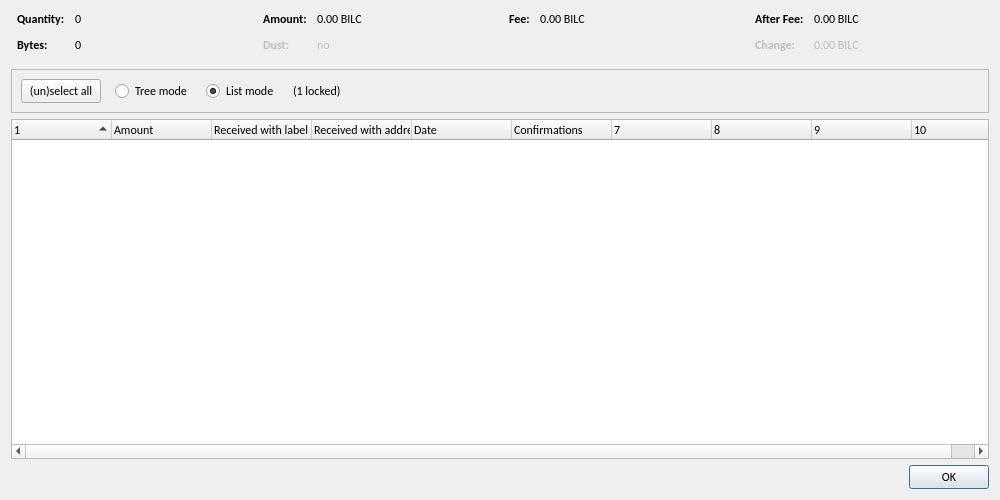
<?xml version="1.0" encoding="UTF-8"?>
<ui version="4.0">
 <class>CoinControlDialog</class>
 <widget class="QDialog" name="CoinControlDialog">
  <property name="geometry">
   <rect>
    <x>0</x>
    <y>0</y>
    <width>1000</width>
    <height>500</height>
   </rect>
  </property>
  <property name="font">
   <font>
    <family>Calibri</family>
   </font>
  </property>
  <property name="windowTitle">
   <string>Coin Selection</string>
  </property>
  <layout class="QVBoxLayout" name="verticalLayout">
   <item>
    <layout class="QHBoxLayout" name="horizontalLayoutTop" stretch="0,0,0,0">
     <property name="topMargin">
      <number>0</number>
     </property>
     <property name="bottomMargin">
      <number>10</number>
     </property>
     <item>
      <layout class="QFormLayout" name="formLayoutCoinControl1">
       <property name="horizontalSpacing">
        <number>10</number>
       </property>
       <property name="verticalSpacing">
        <number>10</number>
       </property>
       <property name="leftMargin">
        <number>6</number>
       </property>
       <property name="rightMargin">
        <number>6</number>
       </property>
       <item row="0" column="0">
        <widget class="QLabel" name="labelCoinControlQuantityText">
         <property name="font">
          <font>
           <family>Calibri</family>
           <weight>75</weight>
           <bold>true</bold>
          </font>
         </property>
         <property name="text">
          <string>Quantity:</string>
         </property>
        </widget>
       </item>
       <item row="0" column="1">
        <widget class="QLabel" name="labelCoinControlQuantity">
         <property name="cursor">
          <cursorShape>IBeamCursor</cursorShape>
         </property>
         <property name="contextMenuPolicy">
          <enum>Qt::ActionsContextMenu</enum>
         </property>
         <property name="text">
          <string notr="true">0</string>
         </property>
         <property name="textInteractionFlags">
          <set>Qt::LinksAccessibleByMouse|Qt::TextSelectableByKeyboard|Qt::TextSelectableByMouse</set>
         </property>
        </widget>
       </item>
       <item row="1" column="0">
        <widget class="QLabel" name="labelCoinControlBytesText">
         <property name="font">
          <font>
           <family>Calibri</family>
           <weight>75</weight>
           <bold>true</bold>
          </font>
         </property>
         <property name="text">
          <string>Bytes:</string>
         </property>
        </widget>
       </item>
       <item row="1" column="1">
        <widget class="QLabel" name="labelCoinControlBytes">
         <property name="cursor">
          <cursorShape>IBeamCursor</cursorShape>
         </property>
         <property name="contextMenuPolicy">
          <enum>Qt::ActionsContextMenu</enum>
         </property>
         <property name="text">
          <string notr="true">0</string>
         </property>
         <property name="textInteractionFlags">
          <set>Qt::LinksAccessibleByMouse|Qt::TextSelectableByKeyboard|Qt::TextSelectableByMouse</set>
         </property>
        </widget>
       </item>
      </layout>
     </item>
     <item>
      <layout class="QFormLayout" name="formLayoutCoinControl2">
       <property name="horizontalSpacing">
        <number>10</number>
       </property>
       <property name="verticalSpacing">
        <number>10</number>
       </property>
       <property name="leftMargin">
        <number>6</number>
       </property>
       <property name="rightMargin">
        <number>6</number>
       </property>
       <item row="0" column="0">
        <widget class="QLabel" name="labelCoinControlAmountText">
         <property name="font">
          <font>
           <family>Calibri</family>
           <weight>75</weight>
           <bold>true</bold>
          </font>
         </property>
         <property name="text">
          <string>Amount:</string>
         </property>
        </widget>
       </item>
       <item row="0" column="1">
        <widget class="QLabel" name="labelCoinControlAmount">
         <property name="cursor">
          <cursorShape>IBeamCursor</cursorShape>
         </property>
         <property name="contextMenuPolicy">
          <enum>Qt::ActionsContextMenu</enum>
         </property>
         <property name="text">
          <string notr="true">0.00 BILC</string>
         </property>
         <property name="textInteractionFlags">
          <set>Qt::LinksAccessibleByMouse|Qt::TextSelectableByKeyboard|Qt::TextSelectableByMouse</set>
         </property>
        </widget>
       </item>
       <item row="1" column="0">
        <widget class="QLabel" name="labelCoinControlLowOutputText">
         <property name="enabled">
          <bool>false</bool>
         </property>
         <property name="font">
          <font>
           <family>Calibri</family>
           <weight>75</weight>
           <bold>true</bold>
          </font>
         </property>
         <property name="text">
          <string>Dust:</string>
         </property>
        </widget>
       </item>
       <item row="1" column="1">
        <widget class="QLabel" name="labelCoinControlLowOutput">
         <property name="enabled">
          <bool>false</bool>
         </property>
         <property name="cursor">
          <cursorShape>IBeamCursor</cursorShape>
         </property>
         <property name="contextMenuPolicy">
          <enum>Qt::ActionsContextMenu</enum>
         </property>
         <property name="text">
          <string notr="true">no</string>
         </property>
         <property name="textInteractionFlags">
          <set>Qt::LinksAccessibleByMouse|Qt::TextSelectableByKeyboard|Qt::TextSelectableByMouse</set>
         </property>
        </widget>
       </item>
      </layout>
     </item>
     <item>
      <layout class="QFormLayout" name="formLayoutCoinControl3">
       <property name="horizontalSpacing">
        <number>10</number>
       </property>
       <property name="verticalSpacing">
        <number>10</number>
       </property>
       <property name="leftMargin">
        <number>6</number>
       </property>
       <property name="rightMargin">
        <number>6</number>
       </property>
       <item row="0" column="0">
        <widget class="QLabel" name="labelCoinControlFeeText">
         <property name="font">
          <font>
           <family>Calibri</family>
           <weight>75</weight>
           <bold>true</bold>
          </font>
         </property>
         <property name="text">
          <string>Fee:</string>
         </property>
        </widget>
       </item>
       <item row="0" column="1">
        <widget class="QLabel" name="labelCoinControlFee">
         <property name="cursor">
          <cursorShape>IBeamCursor</cursorShape>
         </property>
         <property name="contextMenuPolicy">
          <enum>Qt::ActionsContextMenu</enum>
         </property>
         <property name="text">
          <string notr="true">0.00 BILC</string>
         </property>
         <property name="textInteractionFlags">
          <set>Qt::LinksAccessibleByMouse|Qt::TextSelectableByKeyboard|Qt::TextSelectableByMouse</set>
         </property>
        </widget>
       </item>
      </layout>
     </item>
     <item>
      <layout class="QFormLayout" name="formLayoutCoinControl4">
       <property name="horizontalSpacing">
        <number>10</number>
       </property>
       <property name="verticalSpacing">
        <number>10</number>
       </property>
       <property name="leftMargin">
        <number>6</number>
       </property>
       <property name="rightMargin">
        <number>6</number>
       </property>
       <item row="0" column="0">
        <widget class="QLabel" name="labelCoinControlAfterFeeText">
         <property name="font">
          <font>
           <family>Calibri</family>
           <weight>75</weight>
           <bold>true</bold>
          </font>
         </property>
         <property name="text">
          <string>After Fee:</string>
         </property>
        </widget>
       </item>
       <item row="0" column="1">
        <widget class="QLabel" name="labelCoinControlAfterFee">
         <property name="cursor">
          <cursorShape>IBeamCursor</cursorShape>
         </property>
         <property name="contextMenuPolicy">
          <enum>Qt::ActionsContextMenu</enum>
         </property>
         <property name="text">
          <string notr="true">0.00 BILC</string>
         </property>
         <property name="textInteractionFlags">
          <set>Qt::LinksAccessibleByMouse|Qt::TextSelectableByKeyboard|Qt::TextSelectableByMouse</set>
         </property>
        </widget>
       </item>
       <item row="1" column="0">
        <widget class="QLabel" name="labelCoinControlChangeText">
         <property name="enabled">
          <bool>false</bool>
         </property>
         <property name="font">
          <font>
           <family>Calibri</family>
           <weight>75</weight>
           <bold>true</bold>
          </font>
         </property>
         <property name="text">
          <string>Change:</string>
         </property>
        </widget>
       </item>
       <item row="1" column="1">
        <widget class="QLabel" name="labelCoinControlChange">
         <property name="enabled">
          <bool>false</bool>
         </property>
         <property name="cursor">
          <cursorShape>IBeamCursor</cursorShape>
         </property>
         <property name="contextMenuPolicy">
          <enum>Qt::ActionsContextMenu</enum>
         </property>
         <property name="text">
          <string notr="true">0.00 BILC</string>
         </property>
         <property name="textInteractionFlags">
          <set>Qt::LinksAccessibleByMouse|Qt::TextSelectableByKeyboard|Qt::TextSelectableByMouse</set>
         </property>
        </widget>
       </item>
      </layout>
     </item>
    </layout>
   </item>
   <item>
    <widget class="QFrame" name="frame">
     <property name="minimumSize">
      <size>
       <width>0</width>
       <height>40</height>
      </size>
     </property>
     <property name="frameShape">
      <enum>QFrame::StyledPanel</enum>
     </property>
     <property name="frameShadow">
      <enum>QFrame::Sunken</enum>
     </property>
     <layout class="QHBoxLayout" name="horizontalLayout">
      <item>
       <layout class="QHBoxLayout" name="horizontalLayoutPanel" stretch="0,0,0,0,0">
        <property name="spacing">
         <number>14</number>
        </property>
        <item>
         <widget class="QPushButton" name="pushButtonSelectAll">
          <property name="sizePolicy">
           <sizepolicy hsizetype="Maximum" vsizetype="Fixed">
            <horstretch>0</horstretch>
            <verstretch>0</verstretch>
           </sizepolicy>
          </property>
          <property name="text">
           <string>(un)select all</string>
          </property>
          <property name="autoDefault">
           <bool>false</bool>
          </property>
         </widget>
        </item>
        <item>
         <widget class="QRadioButton" name="radioTreeMode">
          <property name="sizePolicy">
           <sizepolicy hsizetype="Maximum" vsizetype="Fixed">
            <horstretch>0</horstretch>
            <verstretch>0</verstretch>
           </sizepolicy>
          </property>
          <property name="text">
           <string>Tree mode</string>
          </property>
         </widget>
        </item>
        <item>
         <widget class="QRadioButton" name="radioListMode">
          <property name="sizePolicy">
           <sizepolicy hsizetype="Maximum" vsizetype="Fixed">
            <horstretch>0</horstretch>
            <verstretch>0</verstretch>
           </sizepolicy>
          </property>
          <property name="text">
           <string>List mode</string>
          </property>
          <property name="checked">
           <bool>true</bool>
          </property>
         </widget>
        </item>
        <item>
         <widget class="QLabel" name="labelLocked">
          <property name="text">
           <string notr="true">(1 locked)</string>
          </property>
         </widget>
        </item>
        <item>
         <spacer name="horizontalSpacer">
          <property name="orientation">
           <enum>Qt::Horizontal</enum>
          </property>
          <property name="sizeHint" stdset="0">
           <size>
            <width>40</width>
            <height>20</height>
           </size>
          </property>
         </spacer>
        </item>
       </layout>
      </item>
     </layout>
    </widget>
   </item>
   <item>
    <widget class="CoinControlTreeWidget" name="treeWidget">
     <property name="contextMenuPolicy">
      <enum>Qt::CustomContextMenu</enum>
     </property>
     <property name="sortingEnabled">
      <bool>false</bool>
     </property>
     <property name="columnCount">
      <number>10</number>
     </property>
     <attribute name="headerShowSortIndicator" stdset="0">
      <bool>true</bool>
     </attribute>
     <attribute name="headerStretchLastSection">
      <bool>false</bool>
     </attribute>
     <column>
      <property name="text">
       <string/>
      </property>
     </column>
     <column>
      <property name="text">
       <string>Amount</string>
      </property>
     </column>
     <column>
      <property name="text">
       <string>Received with label</string>
      </property>
     </column>
     <column>
      <property name="text">
       <string>Received with address</string>
      </property>
     </column>
     <column>
      <property name="text">
       <string>Date</string>
      </property>
     </column>
     <column>
      <property name="text">
       <string>Confirmations</string>
      </property>
      <property name="toolTip">
       <string>Confirmed</string>
      </property>
     </column>
     <column>
      <property name="text">
       <string/>
      </property>
     </column>
     <column>
      <property name="text">
       <string/>
      </property>
     </column>
     <column>
      <property name="text">
       <string/>
      </property>
     </column>
     <column>
      <property name="text">
       <string/>
      </property>
     </column>
    </widget>
   </item>
   <item>
    <widget class="QDialogButtonBox" name="buttonBox">
     <property name="orientation">
      <enum>Qt::Horizontal</enum>
     </property>
     <property name="standardButtons">
      <set>QDialogButtonBox::Ok</set>
     </property>
    </widget>
   </item>
  </layout>
 </widget>
 <customwidgets>
  <customwidget>
   <class>CoinControlTreeWidget</class>
   <extends>QTreeWidget</extends>
   <header>qt/coincontroltreewidget.h</header>
  </customwidget>
 </customwidgets>
 <resources/>
 <connections/>
</ui>
